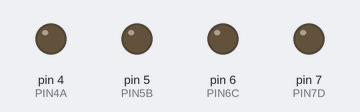
Simulated run of this sketch. Board: Arduino Uno, built with avr-gcc and run on an emulated ATmega328P. On the bench: output pins drawn as LEDs (lit = HIGH).

Above: at 0.5 s.
At 2.5 s:
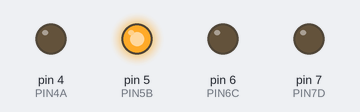
At 4.5 s:
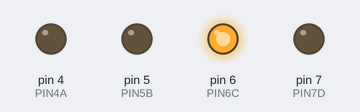
At 9.5 s:
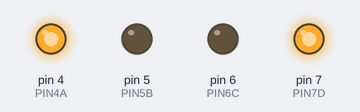
At 14.5 s:
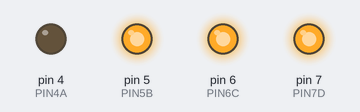
At 19.5 s:
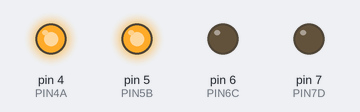
Timing chart, 0 to 20.8 s (numbered marks = the images above):
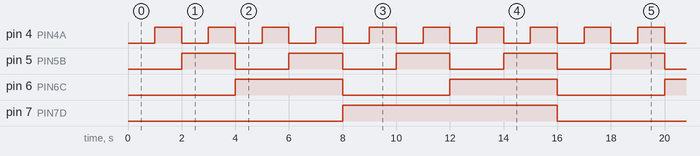

The sketch:

CG2111A_Studio1_4.ino
```cpp
#include "Arduino.h"

// GOAL: Counts from 0 to 9 and loops
// "X" needs a, b, c, d, e, f, g => D, C, B, A
// "0" needs H, H, H, H, H, H, L => L, L, L, L
// "1" needs L, H, H, L, L, L, L => L, L, L, H
// "2" needs H, H, L, H, H, L, H => L, L, H, L
// "3" needs H, H, H, H, L, L, H => L, L, H, H
// "4" needs L, H, H, L, L, H, H => L, H, L, L
// "5" needs H, L, H, H, L, H, H => L, H, L, H
// "6" needs L, L, H, H, H, H, H => L, H, H, L
// "7" needs H, H, H, L, L, L, L => L, H, H, H
// "8" needs H, H, H, H, H, H, H => H, L, L, L
// "9" needs H, H, H, L, L, H, H => H, L, L, H

// Port D Pin 4, 5, 6, 7
// Ardunio Pins are 4, 5, 6, 7
#define PIN4A (1 << 4) // 0b00010000 (INPUT A of 7447 decoder)
#define PIN5B (1 << 5) // 0b00100000 (INPUT B of 7447 decoder)
#define PIN6C (1 << 6) // 0b01000000 (INPUT C of 7447 decoder)
#define PIN7D (1 << 7) // 0b10000000 (INPUT D of 7447 decoder)

void setup() {
  // setting PIN4A, PIN5B, PIN6C, PIN7D as output
  DDRD |= (PIN4A | PIN5B | PIN6C | PIN7D);
  PORTD = 0b00000000;
}

void loop() {
  // Display "0"
  // ~(PIN4A | PIN5B | PIN6C | PIN7D) = ~(0b11110000) = 0b00001111
  PORTD &= ~(PIN4A | PIN5B | PIN6C | PIN7D);
  // PORTD = 0b00000000
  delay(1000);

  // Display "1"
  PORTD |= PIN4A;
  // PORTD = 0b00010000
  delay(1000);

  // Display "2"
  //~PIN4A = 0b11101111
  PORTD &= ~PIN4A;
  // PORTD = 0b00000000
  PORTD |= PIN5B;
  // PORTD = 0b00100000
  delay(1000);

  // Display "3"
  PORTD |= PIN4A;
  // PORTD = 0b00110000
  delay(1000);

  // Display "4"
  //~(PIN4A | PIN5B) = ~(0b00110000) = 0b11001111
  PORTD &= ~(PIN4A | PIN5B);
  // PORTD = 0b00000000
  PORTD |= PIN6C;
  // PORTD = 0b01000000
  delay(1000);

  // Display "5"
  PORTD |= PIN4A;
  // PORTD = 0b01010000
  delay(1000);

  // Display "6"
  //~PIN4A = 0b11101111
  PORTD &= ~PIN4A;
  // PORTD = 0b01000000
  PORTD |= PIN5B;
  // PORTD = 0b01100000
  delay(1000);

  // Display "7"
  PORTD |= PIN4A;
  delay(1000);

  // Display "8"
  PORTD &= ~(PIN4A | PIN5B | PIN6C);
  PORTD |= PIN7D;
  delay(1000);

  // Display "9"
  PORTD |= PIN4A;
  delay(1000);

  // Display "10" ????
  PORTD &= ~PIN4A;
  PORTD |= PIN5B;
  delay(1000);

  PORTD |= PIN4A;
  delay(1000);

  PORTD &= ~(PIN4A | PIN5B);
  PORTD |= PIN6C;
  delay(1000);

  PORTD |= PIN4A;
  delay(1000);

  PORTD &= ~PIN4A;
  PORTD |= PIN5B;
  delay(1000);

  PORTD |= PIN4A;
  delay(1000);
}
```

Measured:
- by itself, pin 4 (PIN4A): alternates HIGH for 1.0 s and LOW for 1.0 s
- by itself, pin 5 (PIN5B): alternates HIGH for 2.0 s and LOW for 2.0 s
- by itself, pin 6 (PIN6C): alternates HIGH for 4.0 s and LOW for 4.0 s
- by itself, pin 7 (PIN7D): alternates HIGH for 8.0 s and LOW for 8.0 s
